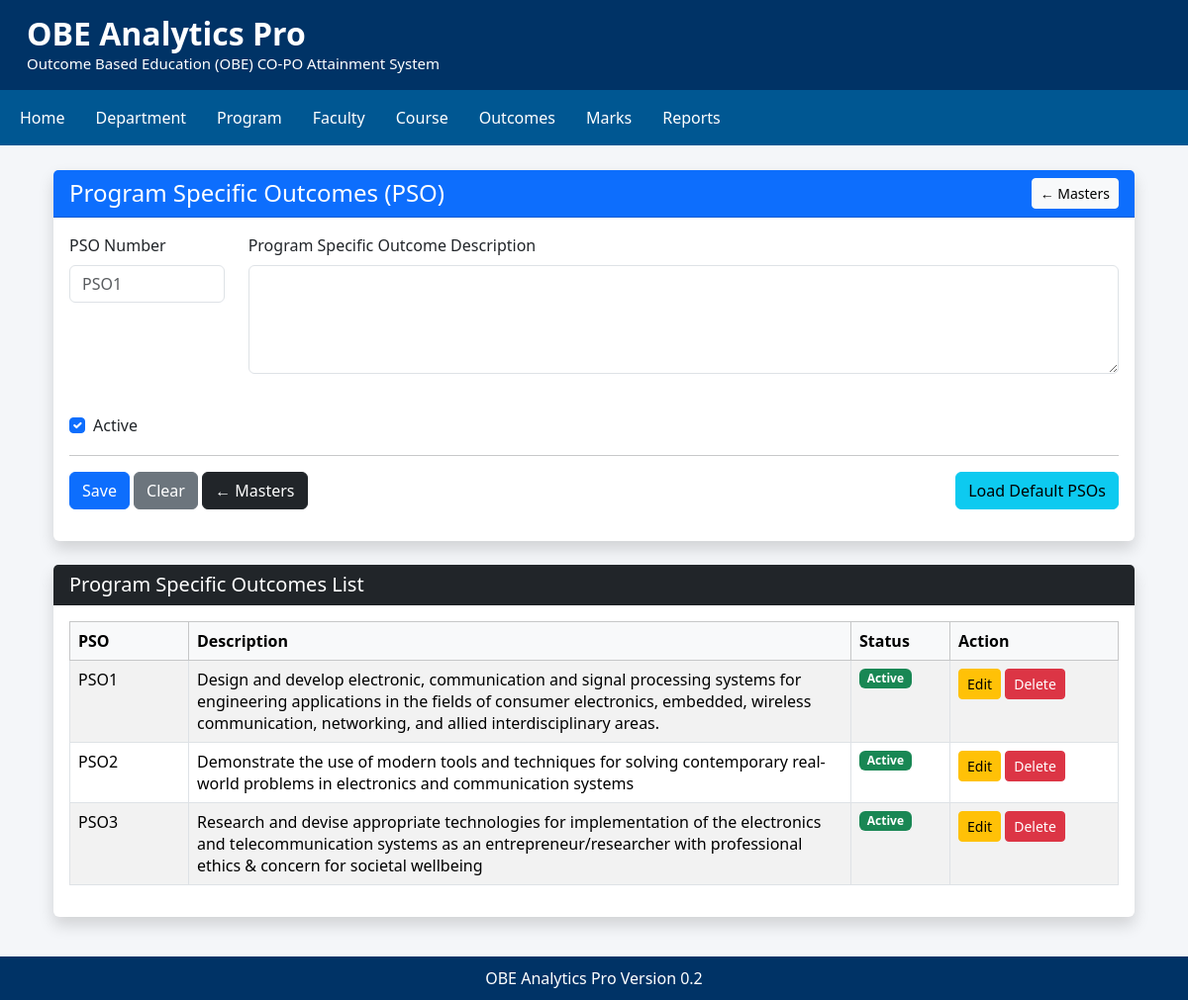
Screenshot of /pso with the database file from the repository.
### tables this page shows
CREATE TABLE ProgramSpecificOutcome (

    id INTEGER PRIMARY KEY AUTOINCREMENT,

    pso_code TEXT NOT NULL,

    pso_description TEXT NOT NULL,

    department_id INTEGER NOT NULL,

    is_active INTEGER DEFAULT 1,

    created_on TIMESTAMP DEFAULT CURRENT_TIMESTAMP,

    updated_on TIMESTAMP,

    FOREIGN KEY(department_id)
        REFERENCES Department(id)

);

### modules/pso.py (the view)
@router.get("/pso")
def pso(request: Request):
    return templates.TemplateResponse(
        request=request,
        name="pso.html",
        context={
            "title": "Program Specific Outcomes",
            "psos": get_all_psos(),
            "departments": get_all_departments(),
            "pso": None,
        },
    )

### templates/pso.html
{% extends "base.html" %}
{% block content %}
<div class="container mt-4">
    <div class="card shadow">
        <div class="card-header bg-primary text-white d-flex justify-content-between align-items-center">
            <h4 class="mb-0">
                Program Specific Outcomes (PSO)
            </h4>
            <a href="/masters" class="btn btn-light btn-sm">
                ← Masters
            </a>
        </div>
        <div class="card-body">
            {% if pso %}
            <form method="post" action="/pso/update/{{ pso.id }}">
            {% else %}
            <form method="post" action="/pso/save">
            {% endif %}
                <div class="row">
                    <div class="col-md-2 mb-3">
                        <label class="form-label">
                            PSO Number
                        </label>
                        <input
                            type="text"
                            name="pso_code"
                            class="form-control"
                            placeholder="PSO1"
                            required
                            value="{{ pso.pso_code if pso else '' }}">
                    </div>
                    <div class="col-md-10 mb-3">
                        <label class="form-label">
                            Program Specific Outcome Description
                        </label>
                        <textarea
                            name="pso_description"
                            class="form-control"
                            rows="4"
                            required>{{ pso.pso_description if pso else '' }}</textarea>
                    </div>
                </div>
                <div class="row">
                    <div class="col-md-3">
                        <div class="form-check mt-4">
                            <input
                                class="form-check-input"
                                type="checkbox"
                                name="is_active"
                                value="1"
                                {% if not pso or pso.is_active %}checked{% endif %}>
                            <label class="form-check-label">
                                Active
                            </label>
                        </div>
                    </div>
                </div>
                <hr>
                {% if pso %}
                <button
                    type="submit"
                    class="btn btn-success">
                    Update
                </button>
                {% else %}
                <button
                    type="submit"
                    class="btn btn-primary">
                    Save
                </button>
                {% endif %}
                <a
                    href="/pso"
                    class="btn btn-secondary">
                    Clear
                </a>
                <a
                    href="/masters"
                    class="btn btn-dark">
                    ← Masters
                </a>
                <a
                    href="/pso/load-default/1"
                    class="btn btn-info float-end">
                    Load Default PSOs
                </a>
            </form>
        </div>
    </div>
    <br>
    <div class="card shadow">
        <div class="card-header bg-dark text-white">
            <h5 class="mb-0">
                Program Specific Outcomes List
            </h5>
        </div>
        <div class="card-body">
            <table class="table table-bordered table-hover table-striped">
                <thead class="table-light">
                    <tr>
                        <th width="120">PSO</th>
                        <th>Description</th>
                        <th width="100">Status</th>
                        <th width="170">Action</th>
                    </tr>
                </thead>
                <tbody>
                {% for row in psos %}
                                    <tr>
                        <td>
                            {{ row.pso_code }}
                        </td>
                        <td>
                            {{ row.pso_description }}
                        </td>
                        <td>
                            {% if row.is_active %}
                                <span class="badge bg-success">
                                    Active
                                </span>
                            {% else %}
                                <span class="badge bg-danger">
                                    Inactive
                                </span>
                            {% endif %}
                        </td>
                        <td>
                            <a
                                href="/pso/edit/{{ row.id }}"
                                class="btn btn-warning btn-sm">
                                Edit
                            </a>
                            <a
                                href="/pso/delete/{{ row.id }}"
                                class="btn btn-danger btn-sm"
                                onclick="return confirm('Delete this Program Specific Outcome?')">
                                Delete
                            </a>
                        </td>
                    </tr>
                {% endfor %}
                </tbody>
            </table>
        </div>
    </div>
</div>
{% endblock %}

### templates/base.html (style rules this page uses)
body { background:#f4f6f9; font-family:"Segoe UI",Tahoma,Verdana,sans-serif; }
.card { border:none; box-shadow:0 2px 8px rgba(0,0,0,.10); }

### rows the page displays
ProgramSpecificOutcome: pso_code "PSO1", pso_description "Design and develop electronic, communication and signal processing systems for engineering applications in the fields of consumer electronics, embedded, wireless communication, networking, and allied interdisciplinary areas.", is_active "Active"
ProgramSpecificOutcome: pso_code "PSO2", pso_description "Demonstrate the use of modern tools and techniques for solving contemporary real- world problems in electronics and communication systems", is_active "Active"
ProgramSpecificOutcome: pso_code "PSO3", pso_description "Research and devise appropriate technologies for implementation of the electronics and telecommunication systems as an entrepreneur/researcher with professional ethics & concern for societal wellbeing", is_active "Active"
